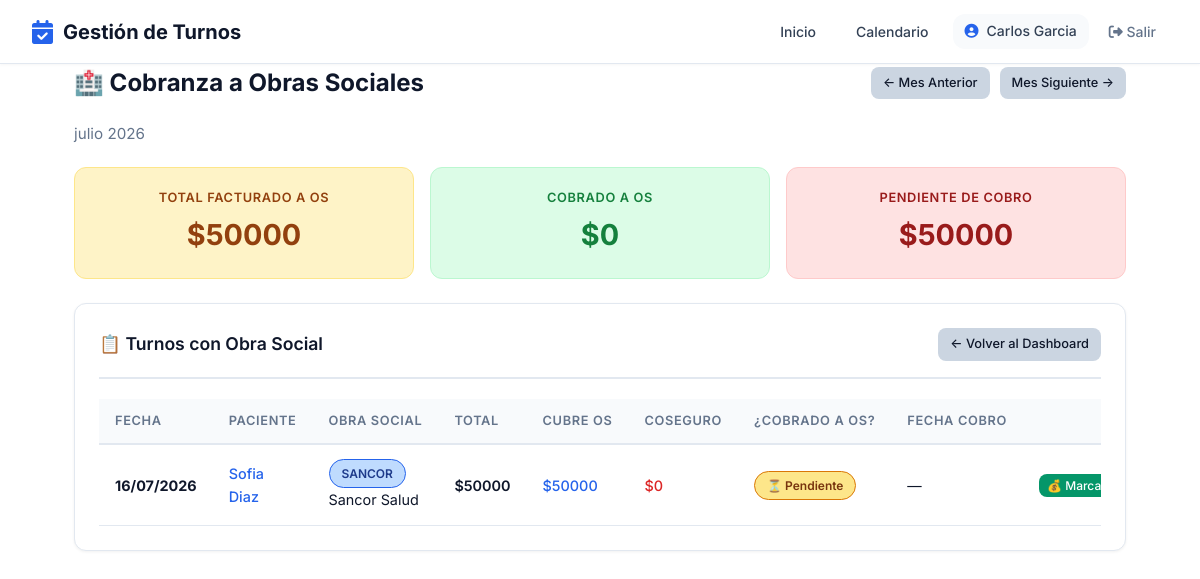
The page /profesional/cobranza-os/ (signed in) on the database as committed earlier.
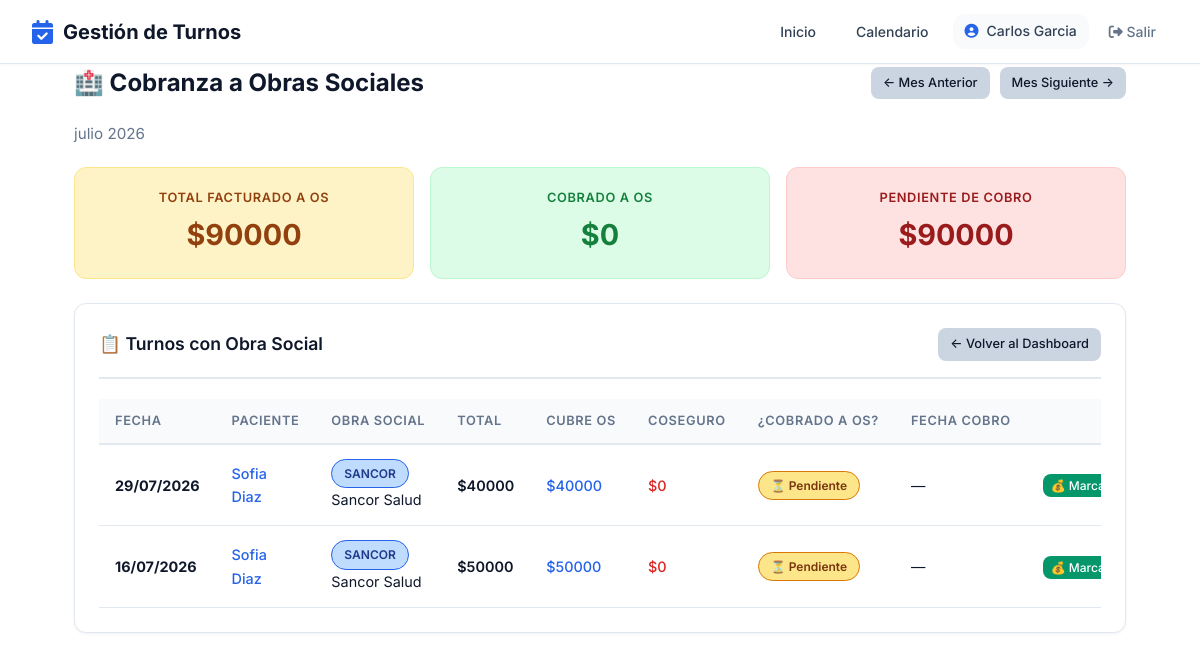
The same page on the database as committed later.
### turnos_profesionales/models.py (models this page shows, shortened)
class TurnoProfesional(ModeloBase):
    ESTADOS = [
        ('pendiente', 'Pendiente'),
        ('confirmado', 'Confirmado'),
        ('cancelado', 'Cancelado'),
        ('no_asistio', 'No Asistió'),
        ('completado', 'Completado'),
        ('en_sala', 'En Sala de Espera'),
    ]
    profesional = models.ForeignKey(
        'profesionales.Profesional',
        on_delete=models.CASCADE,
        verbose_name='Profesional'
    )
    paciente = models.ForeignKey(
        'pacientes.Paciente',
        on_delete=models.CASCADE,
        verbose_name='Paciente'
    )
    fecha = models.DateField(verbose_name='Fecha')
    hora_inicio = models.TimeField(verbose_name='Hora de Inicio')
    hora_fin = models.TimeField(verbose_name='Hora de Fin')
    estado = models.CharField(
        max_length=20,
        choices=ESTADOS,
        default='pendiente',
        verbose_name='Estado'
    )
    tipo_consulta = models.CharField(
        max_length=100,
        blank=True,
        verbose_name='Tipo de Consulta'
    )
    notas_internas = models.TextField(
        blank=True,
        verbose_name='Notas Internas'
    )
    obra_social = models.ForeignKey(
        'obras_sociales.ObraSocial',
        on_delete=models.SET_NULL,
        null=True,
        blank=True,
        verbose_name='Obra Social'
    )
    requiere_autorizacion = models.BooleanField(
        default=False,
        verbose_name='Requiere Autorización'
    )
    enviar_recordatorio = models.BooleanField(
        default=True,
        verbose_name='Enviar Recordatorio'
    )
    establecimiento = models.ForeignKey(
    'establecimientos.Establecimiento',
    on_delete=models.SET_NULL,
    null=True,
    blank=True,
    verbose_name='Consultorio'
)
    es_sobreturno = models.BooleanField(
    default=False,
    verbose_name='Sobreturno'
)
    monto_total = models.DecimalField(max_digits=10, decimal_places=2, null=True, blank=True, verbose_name='Monto Total')
    monto_os = models.DecimalField(max_digits=10, decimal_places=2, null=True, blank=True, verbose_name='Cubre OS')
    monto_coseguro = models.DecimalField(
        max_digits=10,
        decimal_places=2,
        null=True,
        blank=True,
        verbose_name='Coseguro cobrado'
    )
    os_cobrado = models.BooleanField(default=False, verbose_name='¿Cobrado a la OS?')
    fecha_cobro_os = models.DateField(null=True, blank=True, verbose_name='Fecha de cobro a OS')
    no_asistio_automatico = models.BooleanField(default=False, verbose_name="No asistió por sistema")
    sesion_descontada = models.BooleanField(default=False, verbose_name="Sesión descontada")
    google_event_id = models.CharField(max_length=200, blank=True, null=True, verbose_name='ID Evento Google')
    class Meta:
        verbose_name = 'Turno Profesional'
        verbose_name_plural = 'Turnos Profesionales'
        ordering = ['fecha', 'hora_inicio']

### pacientes/models.py (models this page shows, shortened)
class Paciente(Persona):
    GENEROS = [
        ('M', 'Masculino'),
        ('F', 'Femenino'),
        ('X', 'No binario'),
    ]
    usuario = models.OneToOneField(
        'usuarios.Usuario',
        on_delete=models.SET_NULL,
        null=True,
        blank=True,
        verbose_name='Usuario'
    )
    genero = models.CharField(max_length=1, choices=GENEROS, blank=True, verbose_name='Género')
    direccion = models.CharField(max_length=200, blank=True, verbose_name='Dirección')
    obra_social = models.ForeignKey(
        'obras_sociales.ObraSocial',
        on_delete=models.SET_NULL, null=True, blank=True,
        verbose_name='Obra Social'
    )
    numero_afiliado = models.CharField(max_length=50, blank=True, verbose_name='Número de Afiliado')
    plan_obra_social = models.ForeignKey(
        'obras_sociales.Plan',
        on_delete=models.SET_NULL, null=True, blank=True,
        verbose_name='Plan'
    )
    observaciones = models.TextField(blank=True, verbose_name='Observaciones')
    contacto_emergencia_nombre = models.CharField(max_length=100, blank=True)
    contacto_emergencia_telefono = models.CharField(max_length=20, blank=True)
    class Meta:
        verbose_name = 'Paciente'
        verbose_name_plural = 'Pacientes'
        ordering = ['apellido', 'nombre']

### obras_sociales/models.py (models this page shows, shortened)
class ObraSocial(ModeloBase):
    nombre = models.CharField(max_length=200, verbose_name='Nombre')
    sigla = models.CharField(max_length=20, verbose_name='Sigla')
    telefono = models.CharField(max_length=20, blank=True, verbose_name='Teléfono')
    email = models.EmailField(blank=True, verbose_name='Email')
    activo = models.BooleanField(default=True, verbose_name='Activo')
    class Meta:
        verbose_name = 'Obra Social'
        verbose_name_plural = 'Obras Sociales'
        ordering = ['nombre']

### turnos_profesionales/views.py (the view)
# urls.py: path('cobranza-os/', views.cobranza_os, name='cobranza_os'),
@login_required
def cobranza_os(request):
    if request.user.rol not in ['profesional', 'secretaria']:
        return redirect('home')
    if request.user.rol == 'secretaria':
        establecimiento = request.user.establecimiento
        profesional_id = request.GET.get('profesional')
        if profesional_id:
            profesional = get_object_or_404(Profesional, id=profesional_id)
        else:
            profesional = Profesional.objects.filter(establecimientos=establecimiento, activo=True).first()
    else:
        profesional = get_object_or_404(Profesional, usuario=request.user)
    hoy = date.today()
    mes_str = request.GET.get('mes', hoy.strftime('%Y-%m'))
    try:
        inicio = datetime.strptime(mes_str + '-01', '%Y-%m-%d').date()
    except:
        inicio = hoy.replace(day=1)
    fin = (inicio + timedelta(days=32)).replace(day=1) - timedelta(days=1)
    turnos = TurnoProfesional.objects.filter(
        profesional=profesional,
        fecha__range=[inicio, fin],
        estado='completado',
        monto_os__gt=0  # Solo los que tienen monto de OS
    ).order_by('-fecha')
    total_facturado = turnos.aggregate(Sum('monto_os'))['monto_os__sum'] or 0
    total_cobrado = turnos.filter(os_cobrado=True).aggregate(Sum('monto_os'))['monto_os__sum'] or 0
    total_pendiente = total_facturado - total_cobrado
    mes_anterior = (inicio - timedelta(days=1)).strftime('%Y-%m')
    mes_siguiente = (inicio + timedelta(days=32)).strftime('%Y-%m')
    return render(request, 'turnos_profesionales/cobranza_os.html', {
        'turnos': turnos,
        'inicio': inicio, 'fin': fin,
        'total_facturado': total_facturado,
        'total_cobrado': total_cobrado,
        'total_pendiente': total_pendiente,
        'mes_anterior': mes_anterior,
        'mes_siguiente': mes_siguiente,
    })

### core_app/models.py (called while the page is built)
    @property
    def nombre_completo(self):
        return f"{self.nombre} {self.apellido}"

### turnos_profesionales/templates/turnos_profesionales/cobranza_os.html (shortened to what the changed rows need)
{% extends 'core_app/base.html' %}
{% load static %}
{% block extra_css %}
    <link rel="stylesheet" href="{% static 'css/pages/turnos_acciones.css' %}">
{% endblock %}
{% block content %}
<div class="turnos-container-wide">
    <div class="cobranza-header">
        <h1>🏥 Cobranza a Obras Sociales</h1>
    </div>
    <div class="cobranza-stats">
        <div class="cobranza-stat facturado">
            <div class="stat-etiqueta">Total Facturado a OS</div>
            <div class="stat-valor">${{ total_facturado|floatformat:0 }}</div>
        </div>
        <div class="cobranza-stat pendiente">
            <div class="stat-etiqueta">Pendiente de Cobro</div>
            <div class="stat-valor">${{ total_pendiente|floatformat:0 }}</div>
        </div>
    </div>
    <div class="card">
        {% if turnos %}
        <div class="table-container">
            <table class="cobranza-tabla">
                <thead>
                    <tr>
                        <th>Fecha</th>
                        <th>Paciente</th>
                        <th>Obra Social</th>
                        <th>Total</th>
                        <th>Cubre OS</th>
                        <th>Coseguro</th>
                        <th>¿Cobrado a OS?</th>
                        <th>Fecha Cobro</th>
                        <th></th>
                    </tr>
                </thead>
                <tbody>
                    {% for t in turnos %}
                    <tr>
                        <td><strong>{{ t.fecha|date:"d/m/Y" }}</strong></td>
                        <td>
                            <a href="{% url 'ficha_paciente' t.paciente.id %}" class="paciente-link">
                                {{ t.paciente.nombre_completo }}
                            </a>
                        </td>
                        <td>
                            {% if t.paciente.obra_social %}
                                <span class="badge badge-info">{{ t.paciente.obra_social.sigla }}</span>
                                {{ t.paciente.obra_social.nombre }}
                            {% else %}—{% endif %}
                        </td>
                        <td class="monto-total">${{ t.monto_total|floatformat:0|default:"—" }}</td>
                        <td class="monto-os">${{ t.monto_os|floatformat:0|default:"—" }}</td>
                        <td class="monto-coseguro">${{ t.monto_coseguro|floatformat:0|default:"—" }}</td>
                        <td>
                            {% if t.os_cobrado %}
                                <span class="badge badge-success">✅ Cobrado</span>
                            {% else %}
                                <span class="badge badge-warning">⏳ Pendiente</span>
                            {% endif %}
                        </td>
                        <td>
                            {% if t.fecha_cobro_os %}
                                {{ t.fecha_cobro_os|date:"d/m/Y" }}
                            {% else %}—{% endif %}
                        </td>
                        <td>
                            {% if not t.os_cobrado and t.monto_os %}
                            <form method="post" action="{% url 'marcar_cobrado_os' t.id %}" style="display: inline;">
                                <button type="submit" class="btn btn-success btn-xs">💰 Marcar Cobrado</button>
                            </form>
                            {% endif %}
                        </td>
                    </tr>
                    {% endfor %}
                </tbody>
            </table>
        </div>
        {% else %}
        <div style="text-align: center; padding: 30px; color: var(--text-muted);">
            <p>No hay turnos con obra social este mes.</p>
        </div>
        {% endif %}
    </div>
</div>
{% endblock %}

Rows that differ between the two databases and show on the page:
added TurnoProfesional: fecha "29/07/2026", paciente.nombre_completo "Sofia Diaz", paciente.obra_social.sigla "SANCOR", paciente.obra_social.nombre "Sancor Salud", monto_total "40000", monto_os "40000", monto_coseguro "0", os_cobrado "⏳ Pendiente"
Other text that changed with them:
{{ total_facturado|floatformat:0 }}: "50000" → "90000"
{{ total_pendiente|floatformat:0 }}: "50000" → "90000"
